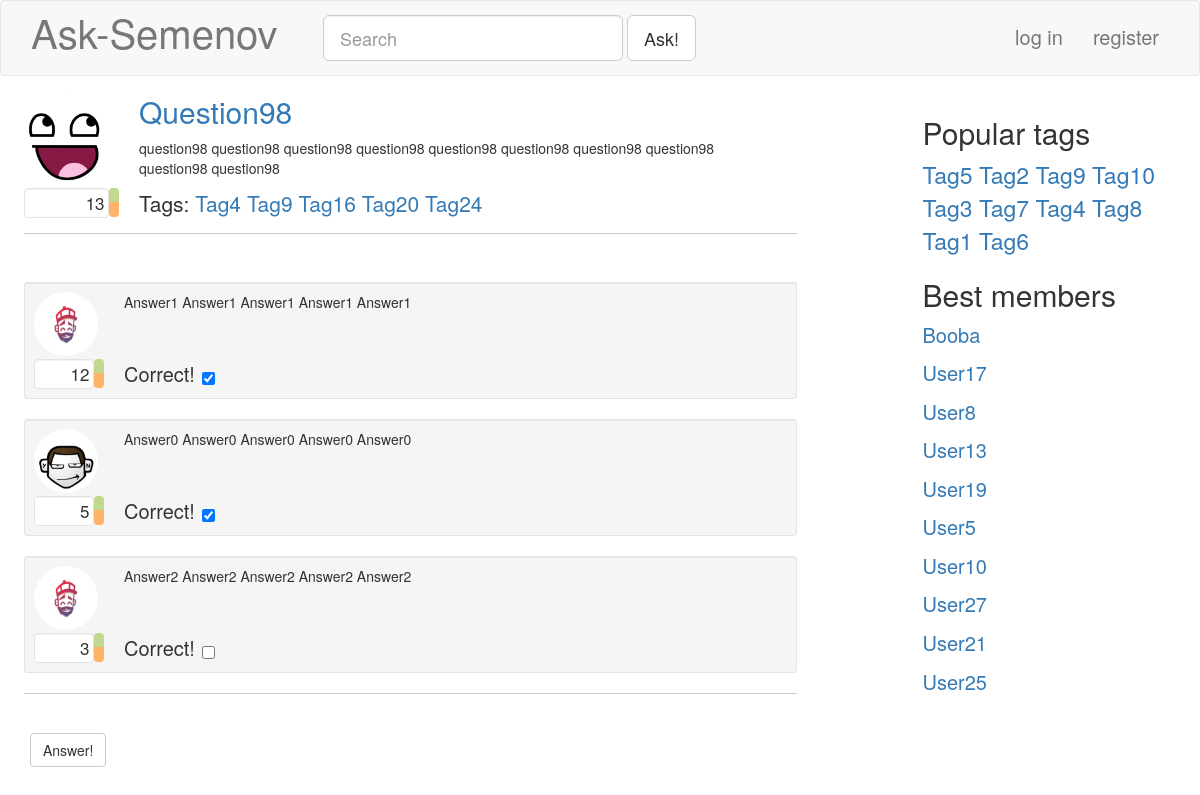
Before: /question/98/ with the older database file.
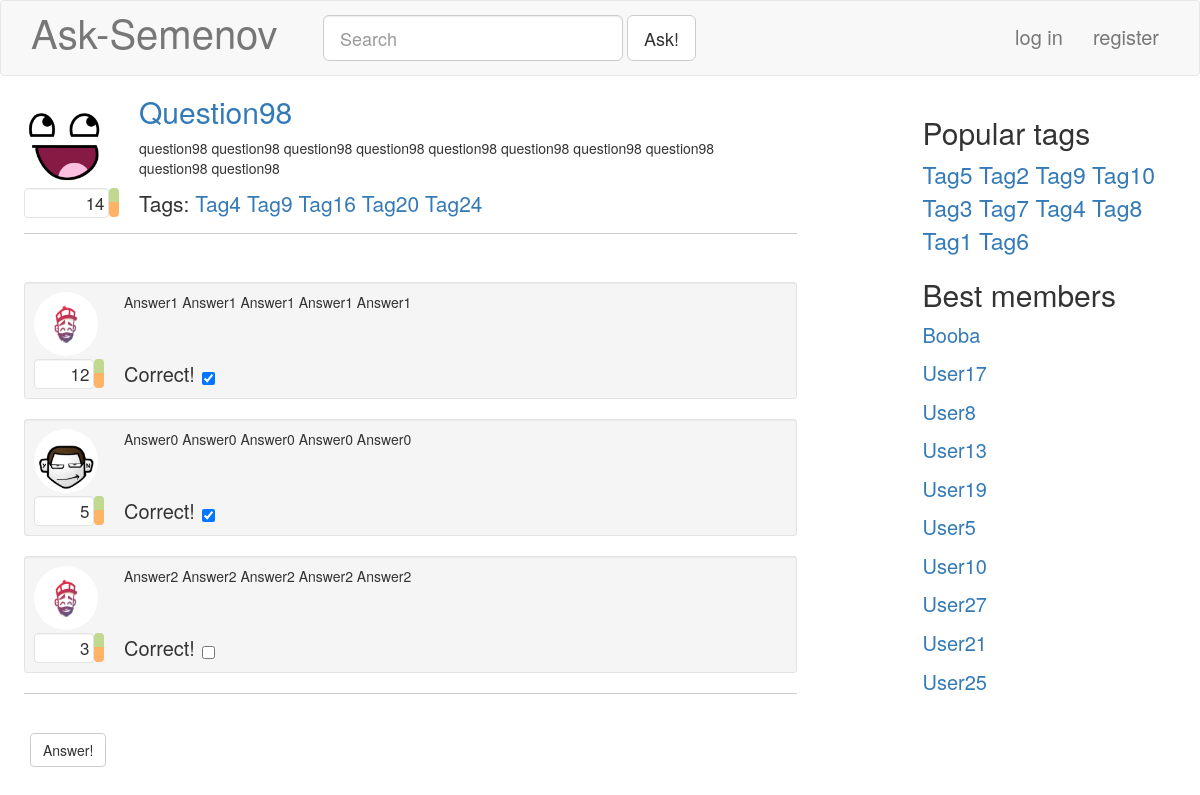
After: the same page with the newer database file.
### blog/models.py (models this page shows, shortened)
class Question( models.Model ):
	caption = models.CharField( null = False, blank = False, max_length = 100 )
	rating = models.IntegerField( null = False, default = 0 )
	text = models.TextField( null = False, blank = False )
	tags = models.ManyToManyField( 'Tag' )
	postDate = models.DateTimeField( null = False, blank = True, auto_now_add = True )
	author = models.ForeignKey( 'Profile', null = False, blank = False, on_delete = models.CASCADE )
	objects = QuestionManager()
	def answersList( self ):
		return self.answer_set.order_by( '-correct', '-rating' )
	class Meta:
		verbose_name = "Вопрос"
		verbose_name_plural = "Вопросы"

class Profile( models.Model ):
	user = models.OneToOneField( User, null = False, blank = False, on_delete = models.CASCADE )
	nickname = models.TextField( null = False, blank = False, max_length = 30 )
	image = models.ImageField( null = False, blank = True, upload_to = '', default = 'dummy.png', max_length = 100 )
	rating = models.IntegerField( null = False, default = 0 )
	objects = ProfileManager()
	class Meta:
		verbose_name = "Профиль"
		verbose_name_plural = "Профили"

### blog/views.py (the view)
# urls.py: url(r'^question/(?P<questionID>\d+)/$', blogViews.answer, name="answer"),
def answer( request, questionID=None ):
	currentQuestion = get_object_or_404( Question, id = questionID )
	if ( request.method == 'POST' ):
		form = blogForms.AnswerForm( request.POST )
		if ( not request.user.is_authenticated ):
			form.add_error( None, 'You must be logged in to post answers' )
		if ( form.is_valid() ):
			newAnswer = form.save( currentQuestion, Profile.objects.get_by_login( request.user.username ) )
			anchor = '#answer' + str( newAnswer.id )
			return HttpResponseRedirect( '/question/' + questionID + '/' + anchor )
	else:
		form = blogForms.AnswerForm()
	result = makeBase( request )
	result[ 'form' ] = form
	result[ 'question' ] = currentQuestion
	return render( request, 'answer.html', result )

### blog/models.py (called while the page is built)
	def rating_sorted( self ):
		return super( TagManager, self ).annotate( questionCount = models.Count( 'question' ) ).order_by( '-questionCount' )

	def __str__( self ):
		return str( self.caption )

	def rating_sorted( self ):
		return super( ProfileManager, self ).order_by( '-rating' )

### blog/views.py (called while the page is built)
def makeBase( request ):
	result = {
		'hotTags': Tag.objects.rating_sorted()[:10],
		'bestMembers': Profile.objects.rating_sorted()[:10],
	}
	if ( request.user.is_authenticated ):
		result[ 'profile' ] = Profile.objects.get_by_login( request.user.username )
	else:
		result[ 'profile' ] = None
	return result

### templates/answer.html (shortened to what this page needs)
{% extends "base.html" %}
{% load static %}
{% block extras %}
<link rel="stylesheet" href="{% static "css/answer.css" %}">
<link rel="stylesheet" href="{% static "css/forms.css" %}">
{% endblock %}
{% block customContent %}
<div class="container-fluid">
	<div id="question{{ question.id }}" class="container-fluid col-md-11 ask-container ask-bottomBordered">
		<div class="media">
			<div class="media-left ask-questionUserBlock">
				<a href="#">
					<img class="media-object img-circle ask-bigQuestionProfileImage" src="{{ question.author.image.url }}">
				</a>
				<div class="ask-questionRatingBlock">
					<div id="qrf{{ question.id }}" class="well pull-left text-right ask-questionRatingField">
						{{ question.rating }}
					</div>
					<div id="qrbg{{ question.id }}" class="btn-group-vertical pull-left ask-questionRatingButtonsGroup" role="group">
							<button type="button" class="btn ask-ratingButton ask-ratingUpButton"></button>
							<button type="button" class="btn ask-ratingButton ask-ratingDownButton"></button>
					</div>
				</div>
			</div>
			<div class="media-right ask-questionQuestionBlock">
				<h2 class="ask-questionCaption"><a href="#"> {{ question.caption|title }}</a></h2>
				<div><p>{{ question.text }}</p></div><br>
				<div class="ask-questionBottomLine">
					<span class="lead ask-questionTags">
						Tags:
					{% for tag in question.tags.all %}
					{% url 'taggedQuestions' tag as taggedQuestionsURL %}
						<a href="{{ taggedQuestionsURL }}">{{ tag }}</a>
					{% endfor %}
					</span>
				</div>
			</div>
		</div>
	</div>
	<div class="container-fluid col-md-11 ask-container ask-bottomBordered">
	{% for answer in question.answersList %}
	{% include "singleanswer.html" %}
	{% endfor %}
	</div>
	<form id="answerForm" class="col-md-11 ask-formContainer" enctype="multipart/form-data" method="post">
		<button type="submit" class="btn btn-default">Answer!</button>
	</form>
</div>
{% endblock %}

Changed rows visible on the page:
changed Question "Question98": rating "13" → "14"
